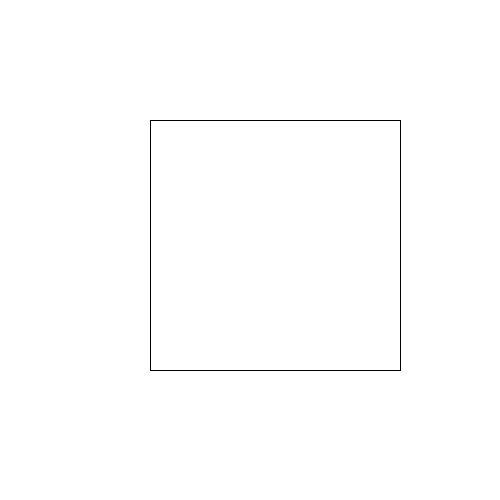
Frame 1 (no input)
Frame 60 (the mouse pressed at the canvas centre just before this capture): identical to frame 1, image omitted
Frame 120 (the mouse held since frame 60 and released just before this capture): identical to frame 1, image omitted

The Processing sketch that drew this single still picture (run headless with seeded random() and noise(); from frame 60 on, the mouse is pressed at the canvas centre):

// Processing sketch: processing_160833
// ── processing_160833.pde

int counter;

void setup() {  //setup function called initially, only once
  size(500, 500);
  background(255);  //set background white
  colorMode(HSB);   //set colors to Hue, Saturation, Brightness mode
  counter = 0;
}

void draw() {  //draw function loops 
rect(150, 120, 250, 250);
}
